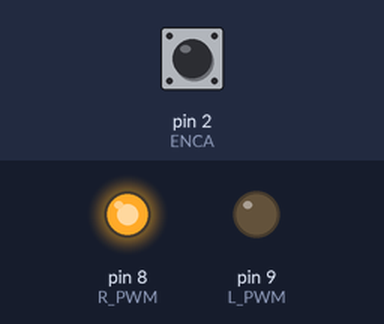
Simulated run of this sketch. Board: Arduino Uno, built with avr-gcc and run on an emulated ATmega328P. Parts: output pins drawn as LEDs (lit = HIGH). The test bench sets the inputs (shaded band); at power-on: pin 2 (ENCA) HIGH. What the sketch prints to the serial monitor is not drawn.

Above: at 0.1 s.
Timing chart, 0 to 1.6 s (numbered marks = the images above):
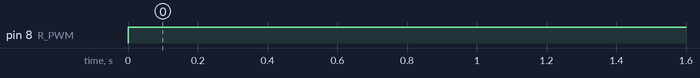

The sketch:

BTS7960x.ino
```cpp
int R_PWM = 8;
int L_PWM = 9;
#define ENCA 2
#define ENCB 3
volatile float pos;
volatile int b;
void readEncoder();

unsigned long begin_time=0, last_time;

void setup() {

  pos = 0;
  Serial.begin(9600);
  pinMode(R_PWM, OUTPUT);
  pinMode(L_PWM, OUTPUT);
  pinMode(ENCA,INPUT);
  pinMode(ENCB,INPUT);
  attachInterrupt(digitalPinToInterrupt(ENCA),readEncoder,RISING);
}

void loop() {
  last_time=millis();

   analogWrite(R_PWM, 255);
   analogWrite(L_PWM, 0);

   if(last_time-begin_time>200){
    Serial.println((pos*180)/26410);
    begin_time=last_time;
   }
}

void readEncoder(){
  b = digitalRead(ENCB);
  if(b){
    pos++;}
  else{
    pos--;
  }
}
```

Measured:
- by itself, pin 8 (R_PWM): LOW → HIGH at 0.00 s
